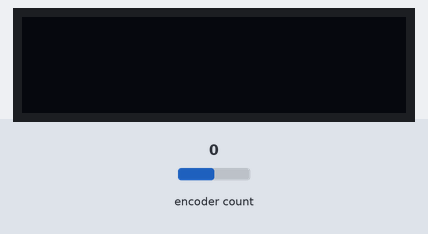
Recording of a sketch running on a simulated Arduino Uno, built with avr-gcc and run on an emulated ATmega328P. Shown: 128×32 one-colour display. The test bench sets the inputs (shaded band); at power-on: encoder count 0. What the sketch prints to the serial monitor is not drawn.

Above: at 1.2 s.
1.3 s: encoder count set to 1
At 2.3 s:
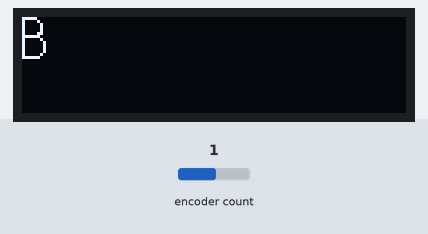
2.8 s: encoder count set to 2
At 3.4 s:
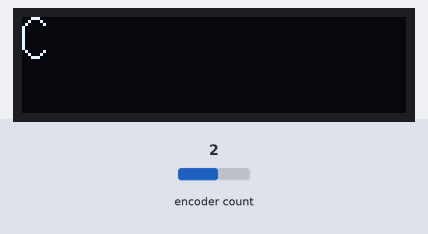
4.3 s: encoder count set to 3
At 5.5 s:
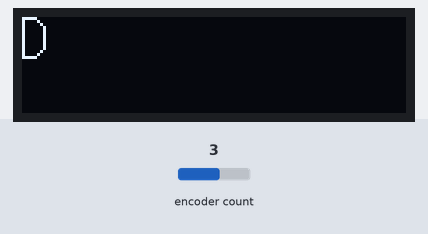
5.8 s: encoder count set to 4
At 6.9 s:
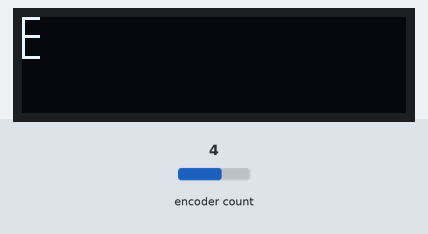
7.3 s: encoder count set to 5
8.8 s: encoder count set to 6
At 9.2 s:
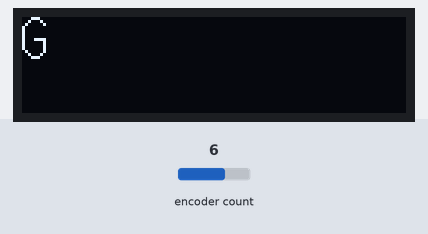
Timing chart, 0 to 11.3 s (numbered marks = the images above; inputs shaded):
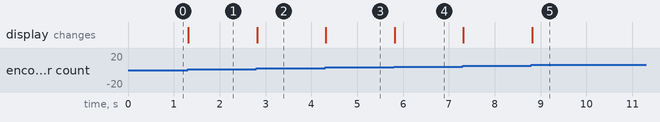

Measured:
- after the input at 1.3 s, the display: changes at once (image 1)
- after the input at 2.8 s, the display: changes at once (image 2)
- after the input at 4.3 s, the display: changes at once (image 3)
- after the input at 5.8 s, the display: changes at once (image 4)
- after the input at 8.8 s, the display: changes at once (image 5)

The sketch:

CharacterSelection.ino
```cpp
#include <Adafruit_SSD1306.h>  //Adafruit SSD 1306 by Adafruit
#include <Adafruit_GFX.h>
#include "font_16pix_high.h"
#include "display_32x128.h"

#include <RotaryEncoder.h>

#define PIN_IN1 3
#define PIN_IN2 4

RotaryEncoder encoder(PIN_IN1, PIN_IN2, RotaryEncoder::LatchMode::FOUR0);


void setup() {
  setup_display();
  // put your setup code here, to run once:
  pinMode(4, INPUT);
  Serial.begin(115200);
  display.clearDisplay();
}

// Read the current position of the encoder and print out when changed.
void loop()
{
  static int pos = 0;
  encoder.tick();

  long newPos = encoder.getPosition();
  if (pos != newPos) {
    Serial.print("pos:");
    Serial.print(newPos);
    Serial.print(" dir:");
    Serial.println((int)(encoder.getDirection()));
    int charval = ( ((abs(newPos) % 95) + 0x21) % 95) + 0x20;

    char string_to_send[2];
    string_to_send[0] = charval;
    string_to_send[1] = '\0'; // nul to terminate the string.
    display.clearDisplay();
    display.setCursor(0,16);
    display.write( string_to_send );
    display.display();
    pos = newPos;
  } // if
} // loop ()
```

display_32x128.h
```cpp
#define SCREEN_WIDTH 128 // OLED display width, in pixels
#define SCREEN_HEIGHT 32 // OLED display height, in pixels
#define SCREEN_ADDRESS 0x3C
#define OLED_RESET     -1

Adafruit_SSD1306 display(SCREEN_WIDTH, SCREEN_HEIGHT, &Wire, OLED_RESET);

void setup_display() {
  Serial.begin(115200);
  while (!Serial) {
    ; // wait for serial port to connect. Needed for native USB port only

  }
  display.begin(SSD1306_SWITCHCAPVCC, SCREEN_ADDRESS);
  display.clearDisplay();
  display.setFont(&font_16_pix);
  display.setTextSize(1);
  display.setTextColor(WHITE);
}


void loop_display() {

  display.clearDisplay();
  display.setCursor(0,16);
  display.print("0123456789ABCDEFGHIJKLMN");
  display.display();
  delay(10000);


  display.clearDisplay();
  display.setCursor(0,16);
  display.print("OPQRSTUVWXYZabcdefghijklm");
  display.display();
  delay(10000);

  display.clearDisplay();
  display.setCursor(0,16);
  display.print("nopqrstuvwxyz");
  display.setCursor(0,32);
  display.print("Het Is Goed");
  display.display();
  delay(10000);

  display.clearDisplay();
  display.setCursor(0,16);
  display.print("!\"#$%&'()*+,-./:;<=>?@{|}~");
  display.display();
  delay(10000);

  display.clearDisplay();
  display.setCursor(0,16);
  display.print("[\]^_`Gg Pp Qq");
  display.setCursor(0,32);
  display.print("Zo Veel Beter?");
  display.display();
  delay(10000);


}
```

Source omitted: t_16pix_high.h (data table, 11406 bytes)
